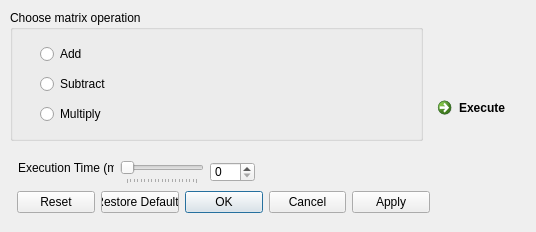
<?xml version="1.0" encoding="UTF-8"?>
<ui version="4.0">
 <class>EvaluateLinearAlgebraBinary</class>
 <widget class="QDialog" name="EvaluateLinearAlgebraBinary">
  <property name="geometry">
   <rect>
    <x>0</x>
    <y>0</y>
    <width>536</width>
    <height>232</height>
   </rect>
  </property>
  <property name="windowTitle">
   <string>Dialog</string>
  </property>
  <widget class="QDialogButtonBox" name="buttonBox">
   <property name="geometry">
    <rect>
     <x>17</x>
     <y>191</y>
     <width>413</width>
     <height>23</height>
    </rect>
   </property>
   <property name="orientation">
    <enum>Qt::Horizontal</enum>
   </property>
   <property name="standardButtons">
    <set>QDialogButtonBox::Apply|QDialogButtonBox::Cancel|QDialogButtonBox::Ok|QDialogButtonBox::Reset|QDialogButtonBox::RestoreDefaults</set>
   </property>
   <property name="centerButtons">
    <bool>false</bool>
   </property>
  </widget>
  <widget class="QGroupBox" name="groupBox">
   <property name="geometry">
    <rect>
     <x>10</x>
     <y>10</y>
     <width>413</width>
     <height>131</height>
    </rect>
   </property>
   <property name="title">
    <string>Choose matrix operation</string>
   </property>
   <widget class="QWidget" name="layoutWidget">
    <property name="geometry">
     <rect>
      <x>30</x>
      <y>30</y>
      <width>255</width>
      <height>88</height>
     </rect>
    </property>
    <layout class="QHBoxLayout" name="horizontalLayout">
     <item>
      <layout class="QVBoxLayout" name="verticalLayout">
       <item>
        <widget class="QRadioButton" name="addRadioButton_">
         <property name="text">
          <string>Add</string>
         </property>
        </widget>
       </item>
       <item>
        <widget class="QRadioButton" name="subtractRadioButton_">
         <property name="text">
          <string>Subtract</string>
         </property>
        </widget>
       </item>
       <item>
        <widget class="QRadioButton" name="multiplyRadioButton_">
         <property name="text">
          <string>Multiply</string>
         </property>
        </widget>
       </item>
      </layout>
     </item>
    </layout>
   </widget>
  </widget>
  <widget class="QLabel" name="executionTimeLabel_">
   <property name="geometry">
    <rect>
     <x>18</x>
     <y>160</y>
     <width>96</width>
     <height>16</height>
    </rect>
   </property>
   <property name="text">
    <string>Execution Time (ms)</string>
   </property>
  </widget>
  <widget class="QSpinBox" name="executionTimeSpinBox_">
   <property name="geometry">
    <rect>
     <x>210</x>
     <y>162</y>
     <width>45</width>
     <height>20</height>
    </rect>
   </property>
   <property name="readOnly">
    <bool>false</bool>
   </property>
   <property name="maximum">
    <number>5000</number>
   </property>
  </widget>
  <widget class="QSlider" name="executionTimeHorizontalSlider_">
   <property name="geometry">
    <rect>
     <x>120</x>
     <y>160</y>
     <width>84</width>
     <height>24</height>
    </rect>
   </property>
   <property name="maximum">
    <number>5000</number>
   </property>
   <property name="singleStep">
    <number>10</number>
   </property>
   <property name="pageStep">
    <number>250</number>
   </property>
   <property name="orientation">
    <enum>Qt::Horizontal</enum>
   </property>
   <property name="tickPosition">
    <enum>QSlider::TicksBelow</enum>
   </property>
  </widget>
  <widget class="QCommandLinkButton" name="executeButton_">
   <property name="geometry">
    <rect>
     <x>430</x>
     <y>90</y>
     <width>185</width>
     <height>41</height>
    </rect>
   </property>
   <property name="text">
    <string>Execute</string>
   </property>
  </widget>
 </widget>
 <resources/>
 <connections>
  <connection>
   <sender>buttonBox</sender>
   <signal>accepted()</signal>
   <receiver>EvaluateLinearAlgebraBinary</receiver>
   <slot>accept()</slot>
   <hints>
    <hint type="sourcelabel">
     <x>248</x>
     <y>254</y>
    </hint>
    <hint type="destinationlabel">
     <x>157</x>
     <y>274</y>
    </hint>
   </hints>
  </connection>
  <connection>
   <sender>buttonBox</sender>
   <signal>rejected()</signal>
   <receiver>EvaluateLinearAlgebraBinary</receiver>
   <slot>reject()</slot>
   <hints>
    <hint type="sourcelabel">
     <x>316</x>
     <y>260</y>
    </hint>
    <hint type="destinationlabel">
     <x>286</x>
     <y>274</y>
    </hint>
   </hints>
  </connection>
  <connection>
   <sender>executionTimeHorizontalSlider_</sender>
   <signal>valueChanged(int)</signal>
   <receiver>executionTimeSpinBox_</receiver>
   <slot>setValue(int)</slot>
   <hints>
    <hint type="sourcelabel">
     <x>242</x>
     <y>25</y>
    </hint>
    <hint type="destinationlabel">
     <x>400</x>
     <y>25</y>
    </hint>
   </hints>
  </connection>
  <connection>
   <sender>executionTimeSpinBox_</sender>
   <signal>valueChanged(int)</signal>
   <receiver>executionTimeHorizontalSlider_</receiver>
   <slot>setValue(int)</slot>
   <hints>
    <hint type="sourcelabel">
     <x>400</x>
     <y>25</y>
    </hint>
    <hint type="destinationlabel">
     <x>242</x>
     <y>25</y>
    </hint>
   </hints>
  </connection>
 </connections>
</ui>
